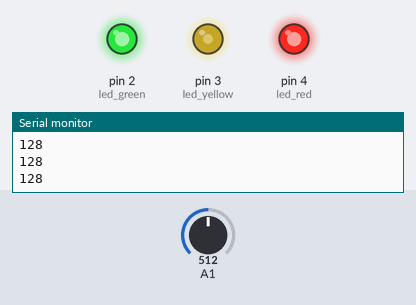
A sketch run on a simulated Arduino Uno, built with avr-gcc and run on an emulated ATmega328P. Shown: output pins drawn as LEDs (lit = HIGH), the last lines printed to the serial monitor. The inputs (shaded band) are chosen by the test bench; at power-on: A1 = 512.

Above: at 1.2 s.
1.3 s: A1 set to 716
At 1.8 s:
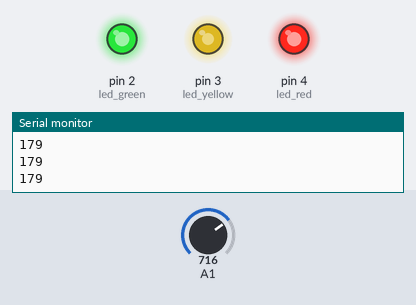
2.8 s: A1 set to 900
At 4.0 s:
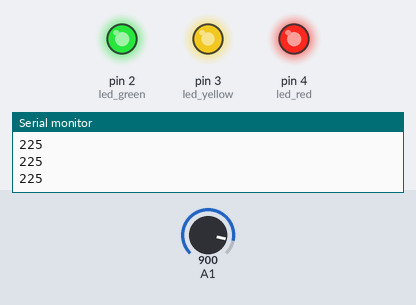
4.3 s: A1 set to 511
At 5.3 s:
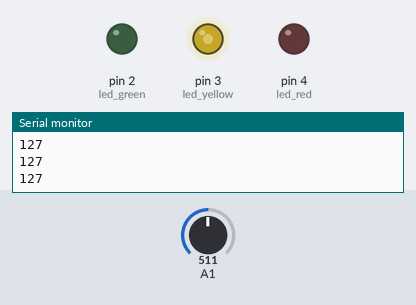
5.8 s: A1 set to 122
At 6.5 s:
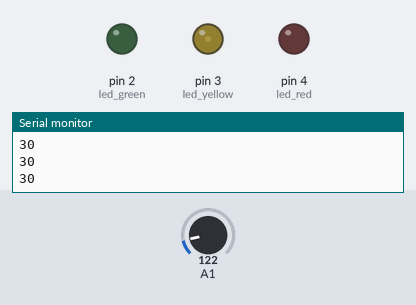
7.3 s: A1 set to 0
At 8.7 s:
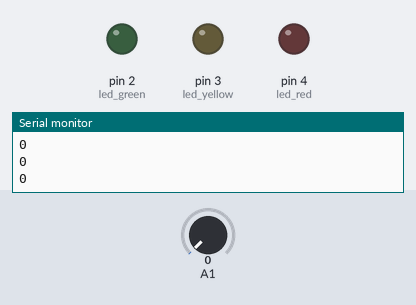
Timing chart, 0 to 9.8 s (numbered marks = the images above; inputs shaded):
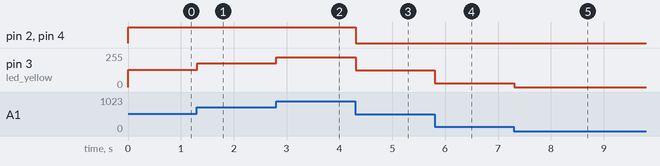

The sketch:

Potentiometer.ino
```cpp
int sw=10;
int led_green=2;
int led_yellow=3;
int led_red=4;

void setup() {
  // put your setup code here, to run once:
  pinMode(led_green,OUTPUT);
  pinMode(led_yellow,OUTPUT);
  pinMode(led_red,OUTPUT);
  Serial.begin(9600);

}

void loop() {
  // put your main code here, to run repeatedly:
  int val =analogRead(A1)/4;
  Serial.println(val);
  analogWrite(led_yellow,val);
  analogWrite(led_green,val);
  analogWrite(led_red,val);
}
```

Measured:
- after the input at 1.3 s, pin 3 (led_yellow): 128/255 → 179/255 at once
- after the input at 2.8 s, pin 3 (led_yellow): 179/255 → 225/255 at once
- after the input at 4.3 s, pin 2 (led_green), pin 4 (led_red): HIGH → LOW at once; pin 3 (led_yellow): 225/255 → 127/255 at once
- after the input at 5.8 s, pin 3 (led_yellow): 127/255 → 30/255 at once
- after the input at 7.3 s, pin 3 (led_yellow): 30/255 → 0/255 at once
